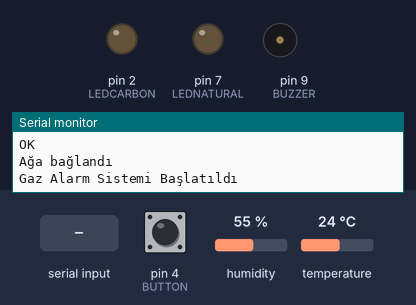
Recording of a sketch running on a simulated Arduino Uno, built with avr-gcc and run on an emulated ATmega328P. On the bench: output pins drawn as LEDs (lit = HIGH), buzzer (waves = sounding), the last lines printed to the serial monitor. The inputs (shaded band) are chosen by the test bench; at power-on: pin 4 (BUTTON) HIGH, humidity 55 %, temperature 24 °C. The modem accepts every AT command (registered, SIM ready, sends succeed) and sends nothing else.

Above: at 1.5 s.
1.6 s: pin 4 (BUTTON) pulled LOW for 3.2 s
At 5.0 s:
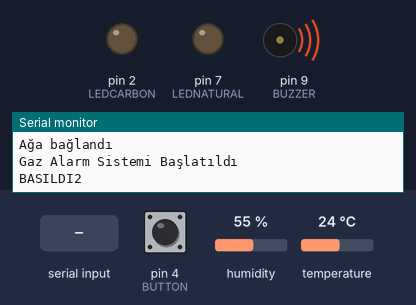
At 6.0 s:
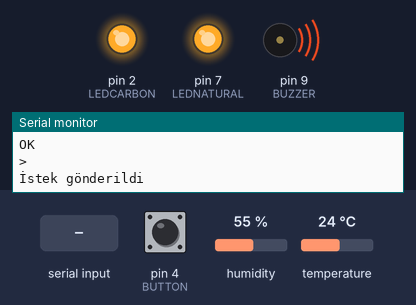
7.1 s: "1" received over the second serial link
10.1 s: pin 4 (BUTTON) pulled LOW for 1 s
At 12.5 s:
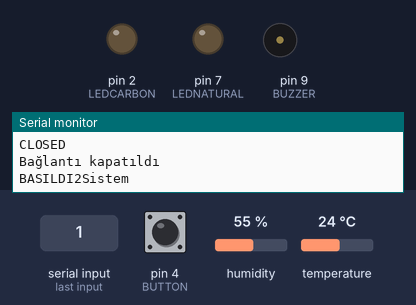
Timing chart, 0 to 14.0 s (numbered marks = the images above; inputs shaded):
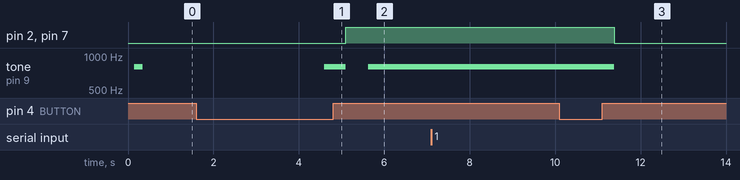

The sketch:

Gazalarm.ino
```cpp
#include <DHT.h> // Isı nem
#include <DHT_U.h> //Isı nem 2

#include <SoftwareSerial.h>


#define DHTPIN 8
DHT dht(DHTPIN, DHT11);


#define LEDCARBON 2
#define LEDNATURAL 7
#define BUTTON 4
#define CARBON A0
#define NATURALGAS A4
#define BUZZER 9

SoftwareSerial esp(10, 11); // RX, TX

// WiFi Ayarları
const char* ssid = "Birikiüçdörtbeşaltı";
const char* password = "Bmbol446";
const char* host = "maker.ifttt.com";
const int httpPort = 80;

// Değişkenler
unsigned long lastDebounceTime = 0;
const unsigned long debounceDelay = 50; // Debounce süresi (ms)

bool mailgonderildimi = false;
bool isimail = false;
bool nemmail = false;

int carbonmax = 450;
int naturalgasmax = 250;

bool systemState = false;  // Sistem açık/kapalı durumu
bool buttonPressed = false;
unsigned long buttonPressTime = 0;


void setup() {
  Serial.begin(9600);

  pinMode(LEDCARBON, OUTPUT);
  pinMode(LEDNATURAL, OUTPUT);
  pinMode(BUTTON, INPUT_PULLUP);
  pinMode(BUZZER, OUTPUT);
  pinMode(CARBON, INPUT);
  pinMode(NATURALGAS, INPUT);


  esp.begin(115200);

  // Buton Girişi

  //ISI NEM BAŞLANGIÇ
  dht.begin(); //Iıs nem başlangıç

  Serial.begin(9600);
  esp.begin(115200);
  /*esp.println("AT");
    Serial.println("AT YOLLANDI");
    while (!esp.find("OK")) {
    esp.println("AT");
    Serial.println("AT YOLLANDI");
    }
    Serial.println("OK ALINDI");

    esp.println("AT+CWMODE=1");
    Serial.println("ATCWMODE YOLLANDI");
    while (!esp.find("OK")) {
    Serial.println("ATCWMODE YOLLANDI");
    esp.println("AT+CWMODE=1");
    }
    Serial.println("OK ALINDI");
    Serial.println("Ağa bağlanıyor...");
    String connectCmd = "AT+CWJAP=\"" + String(ssid) + "\",\"" + String(password) + "\"";
    if (sendCommand(connectCmd, "OK", 10000)) {
    Serial.println("Ağa bağlandı");
    tone(BUZZER, 800);
    delay(200);
    noTone(BUZZER);

    } else {
    Serial.println("Ağa bağlanamadı!");
    for (int i; i < 4; i++) {
      tone(BUZZER, 800);
      delay(400);
      noTone(BUZZER);
      delay(400);
    }
    }*/

  initializeESP(); //BURAYI AÇ ------------------------------------------------------------------------------------------------------------


  Serial.println("Gaz Alarm Sistemi Başlatıldı");
}

unsigned long timerefresh = 0;

void loop() {

  //if(millis()-timerefresh >= 300000){
  //mailgonderildimi=false;
  //isimail=false;
  //nemmail=false;
  //timerefresh=millis();

  //}


  // Buton durum kontrolü
  handleButton();

  // Sistem açıksa gaz seviyelerini kontrol et
  if (systemState) {
    isinem();

    checkGasLevels();
  }
}

void handleButton() {
  // Buton basıldığında
  if (digitalRead(BUTTON) == LOW && !buttonPressed) {
    buttonPressed = true;
    buttonPressTime = millis();
  }

  // Buton bırakıldığında
  if (digitalRead(BUTTON) == HIGH) {
    buttonPressed = false;


  }

  // 3 saniye basılı tutma kontrolü
  if (buttonPressed && (millis() - buttonPressTime >= 3000)) {
    systemState = !systemState; // Sistem durumunu tersine çevir
    Serial.print("BASILDI2");

    tone(BUZZER, 800);
    delay(500);
    noTone(BUZZER);


    // LED'leri güncelle
    digitalWrite(LEDCARBON, systemState ? HIGH : LOW);
    digitalWrite(LEDNATURAL, systemState ? HIGH : LOW);
    delay(500);
    digitalWrite(LEDCARBON, systemState ? HIGH : LOW);
    digitalWrite(LEDNATURAL, systemState ? HIGH : LOW);

    Serial.print("Sistem ");

  }
}

void checkGasLevels() {
  static unsigned long lastReadTime = 0;
  bool naturalGasAlarm = false;    // Değişkenler EN ÜSTTE tanımlandı
  bool carbonAlarm = false;        // Değişkenler EN ÜSTTE tanımlandı

  if (millis() - lastReadTime >= 500) {
    int carbonValue = analogRead(CARBON);
    int naturalGasValue = analogRead(NATURALGAS);

    Serial.print("Karbon: ");
    Serial.print(carbonValue);
    Serial.print(" | Doğalgaz: ");
    Serial.println(naturalGasValue);

    // Carbon alarm kontrolü
    if (carbonValue >= carbonmax) {
      carbonAlarm = true;
    } else {
      carbonAlarm = false;
    }

    // Doğalgaz alarm kontrolü (HATA DÜZELTİLDİ)
    if (naturalGasValue >= naturalgasmax) {
      naturalGasAlarm = true;
    } else {                      // Süslü parantez eklendi
      naturalGasAlarm = false;
    }

    // Alarm kontrolü (Bu blok, sensör okuma IF'inin İÇİNDE olmalı)
    if (carbonAlarm || naturalGasAlarm) {
      tone(BUZZER, 800);
      if (carbonAlarm) {
        digitalWrite(LEDCARBON, 1);
        //Mail Gönderme
        if (mailgonderildimi == true) {
          lastDebounceTime = millis();
          Serial.println("İstek gönderiliyor...");
          sendEmailRequest("/trigger/carbonalarm/with/key/S1p_vYCx1Yeqa6rmAjWZ0V_jcDXijacRoIjyS0bi3C");
          mailgonderildimi = false;
        }

      }
      else {
        digitalWrite(LEDCARBON, 0);
      }
      if (naturalGasAlarm) {
        digitalWrite(LEDNATURAL, 1);
        //Mail Gönderme

        if (mailgonderildimi == false) {
          lastDebounceTime = millis();
          Serial.println("İstek gönderiliyor...");
          sendEmailRequest("/trigger/gazmail/with/key/S1p_vYCx1Yeqa6rmAjWZ0V_jcDXijacRoIjyS0bi3C");
          mailgonderildimi = true;
        }

      }
      else {
        digitalWrite(LEDNATURAL, 0);
      }
    } else {
      noTone(BUZZER);
      digitalWrite(LEDNATURAL, LOW);
      digitalWrite(LEDCARBON, LOW);
    }

    lastReadTime = millis();
  } // IF bloğu burada kapatıldı
} // Fonksiyon burada kapatıldı


//---------------------------------------------------------------------------------------------------------------------------------------
void initializeESP() {

  /*esp.println("AT");
    Serial.println("AT YOLLANDI");
    while (!esp.find("OK")) {
    esp.println("AT");
    Serial.println("AT YOLLANDI");
    }
    esp.println("AT+CWMODE=1");
    Serial.println("AT YOLLANDI");
    while (!esp.find("OK")) {
    esp.println("AT+CWMODE=1");
    Serial.println("ATCWMODE YOLLANDI");
    }*/

  sendCommand("AT", "OK", 10000);
  sendCommand("AT+CWMODE=1", "OK", 10000);


  Serial.println("Ağa bağlanıyor...");
  String connectCmd = "AT+CWJAP=\"" + String(ssid) + "\",\"" + String(password) + "\"";
  if (sendCommand(connectCmd, "OK", 10000)) {
    Serial.println("Ağa bağlandı");
    tone(BUZZER, 800);
    delay(200);
    noTone(BUZZER);

  } else {
    Serial.println("Ağa bağlanamadı!");
    for (int i; i < 4; i++) {
      tone(BUZZER, 800);
      delay(400);
      noTone(BUZZER);
      delay(400);
    }
  }
}

void sendEmailRequest(String URL1) {
  // TCP bağlantısı kur
  String tcpCommand = "AT+CIPSTART=\"TCP\",\"" + String(host) + "\",80";
  esp.println(tcpCommand);
  while (!esp.find("OK")) {
    esp.println(tcpCommand);
    Serial.println("Ağa Bağlanıyor");


  }


  // GET isteğini hazırla
  String url = URL1;
  String request = "GET " + url + " HTTP/1.1\r\n"
                   "Host: " + String(host) + "\r\n"
                   "Connection: close\r\n\r\n";

  // Veri gönder
  String sendCmd = "AT+CIPSEND=" + String(request.length());
  if (!sendCommand(sendCmd, ">", 10000)) {
    Serial.println("Gönderim başlatılamadı");
    return;
  }

  esp.print(request);
  Serial.println("İstek gönderildi");

  // Yanıtı oku
  if (waitForResponse("200 OK", 5000)) {
    Serial.println("E-posta gönderimi başarılı!");
  } else {
    Serial.println("Sunucu yanıtı alınamadı");
  }

  // Bağlantıyı kapat
  sendCommand("AT+CIPCLOSE", "CLOSED", 2000);
  Serial.println("Bağlantı kapatıldı");
}

// Yardımcı Fonksiyonlar
bool waitForResponse(const String & target, int timeout) {
  unsigned long start = millis();
  String response = "";

  while (millis() - start < timeout) {
    while (esp.available()) {
      char c = esp.read();
      response += c;
      if (response.indexOf(target) != -1) {
        Serial.println("[ESP] " + response);
        return true;
      }
    }
  }
  Serial.println("[Timeout] " + response);
  return false;
}

bool sendCommand(const String & cmd, const String & expected, int timeout) {
  Serial.println("[Gönderilen] " + cmd);
  esp.println(cmd);
  esp.println(cmd);

  esp.println(cmd);

  esp.println(cmd);

  esp.println(cmd);

  esp.println(cmd);

  esp.println(cmd);

  esp.println(cmd);

  esp.println(cmd);
  esp.println(cmd);

  esp.println(cmd);

  return waitForResponse(expected, timeout);
}


unsigned long isinemtime = 0;
void isinem () {
  if (millis() - isinemtime >= 2000) {
    //----------------------------------------------------DHT11-------------------------------------------------------

    float hum = dht.readHumidity();
    float temp = dht.readTemperature();
    Serial.print("Isı:");
    Serial.print(temp);
    Serial.print("|  Nem:");
    Serial.println(hum);


    if (temp >= 45) {
      //if (isimail == false) {
      //lastDebounceTime = millis();
      //Serial.println("/trigger/tempmail/with/key/S1p_vYCx1Yeqa6rmAjWZ0V_jcDXijacRoIjyS0bi3C");
      //isimail = true;
      //}
    }

    if (hum >= 80) {
      //if (nemmail == false) {
      //lastDebounceTime = millis();
      //Serial.println("/trigger/hummail/with/key/S1p_vYCx1Yeqa6rmAjWZ0V_jcDXijacRoIjyS0bi3C");
      //nemmail = true;

      //}

    }


  }


  isinemtime = millis();


}
```

Measured:
- after the input at 1.6 s, pin 2 (LEDCARBON), pin 7 (LEDNATURAL): LOW → HIGH after 3.5 s; tone on pin 9 (BUZZER): silent → 800 Hz after 3.0 s, → silent 0.50 s later, → 800 Hz 0.53 s later
- after the input at 7.1 s, every drawn part: stays the same
- after the input at 10.1 s, pin 2 (LEDCARBON), pin 7 (LEDNATURAL): HIGH → LOW after 1.3 s; tone on pin 9 (BUZZER): 800 Hz → silent after 1.3 s
